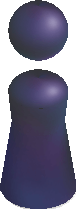
#> input picture jumper.png, 76 x 209 px
$ jupyter execute --allow-errors auto_jump.ipynb   (shell and % lines are left out)
#> lines starting #> are read from the running program, lines starting #| are printed output that depends on the picture; long printed decimals are rounded
[cell 1]
import cv2
import numpy as np
import os
import sys
import time
from matplotlib import pyplot as plt
from IPython import display

[cell 2]
screen_x_eff, screen_y_eff = 1125,1958
jumper_foot_offset = 20
holdDt = 1.39
tap_x, tap_y = 600,1000

background_xy = (10,980)
header_y,foot_y = 400,1200

[cell 3]
#load jumper template
jumper_template = cv2.imread('jumper.png')
#> jumper_template is the input picture: shape (209, 76, 3); mean B, G, R 139.7, 117.5, 119.8
template_h,template_w = jumper_template.shape[0:2]
#> template_h = 209; template_w = 76

[cell 4]
# [9 lines left out: function jump, not called in this run]

[cell 5]
def find_jumper_xy(img):
    #matching jumper
    res = cv2.matchTemplate(img,jumper_template,cv2.TM_SQDIFF_NORMED) #find jumper template matching
    min_val, max_val, min_loc, max_loc = cv2.minMaxLoc(res)

    if min_val>0.3: #fail to find a match
        print(min_val,'no matching!')
        return -1,-1,img
    else:
        print(min_val,'matching!')

    top_left = min_loc
    bottom_right = (top_left[0] + template_w, top_left[1] + template_h)

    jumper_xy = (top_left[0]+int(template_w*0.5), top_left[1]+template_h-jumper_foot_offset) #jumper base location

    background_color = img[background_xy[1],background_xy[0],:]

    img[top_left[1]:bottom_right[1]+1,top_left[0]:bottom_right[0]+1,:]=background_color

    return jumper_xy,img

[cell 6]
# [51 lines left out: function find_target_xy, not called in this run]

[cell 7]
def find_positions(im_name):

#> called with im_name = 'scrshot.png'
    img = cv2.imread(im_name);
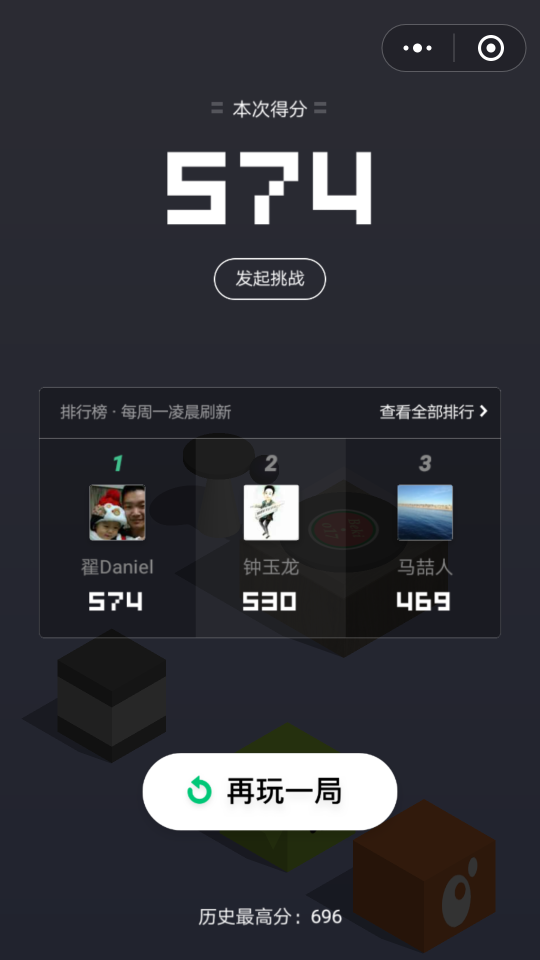
#> input picture scrshot.png, 1080 x 1920 px (shown at 1/2 size)
#> img is the input picture: shape (1920, 1080, 3); mean B, G, R 57.1, 50.8, 50.3

    jumper_xy,img = find_jumper_xy(img);
#> in find_jumper_xy, `res = cv2.matchTemplate(img,jumper_template,cv2.TM_SQDIFF_NORMED)`:
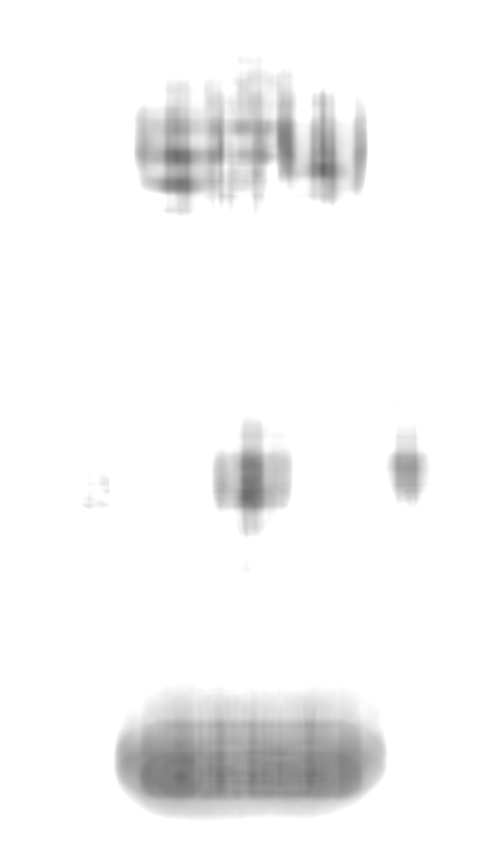
#> res: shape (1712, 1005) float32 (shown at 1/2 size); min 0.406, max 1, mean 0.963
#> in find_jumper_xy, `min_val, max_val, min_loc, max_loc = cv2.minMaxLoc(res)`: min_val = 0.406; max_val = 1; min_loc = (646, 337); max_loc = (0, 0)
#| 0.4057 no matching!

    mirrored_xy = (screen_x_eff-jumper_xy[0],screen_y_eff-jumper_xy[1])  #mirror the jumper base location to get the target base location

    target_xy, img = find_target_xy(img,jumper_xy);

    img = cv2.circle(img,jumper_xy, 10, 255, 2)               # highlight jumper base location
    img = cv2.circle(img,target_xy, 10, 255, 2)               # highlight target base location

    target_xy = ((target_xy[0]+mirrored_xy[0])/2,(target_xy[1]+mirrored_xy[1])/2)

    img = cv2.circle(img,target_xy, 10, (0,255,255), 2)               # highlight target base location

    distance = np.sqrt(np.square(target_xy[0]-jumper_xy[0])+np.square(target_xy[1]-jumper_xy[1])) #compute jump distance


    return jumper_xy,target_xy,distance,img
